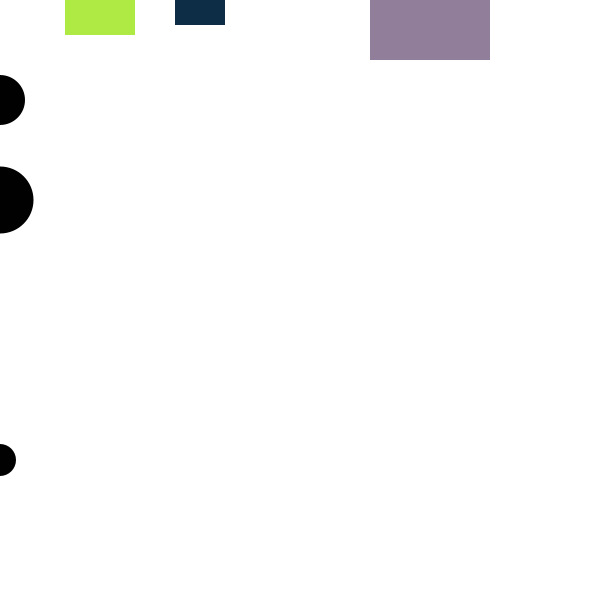
Frame 1 (no input)
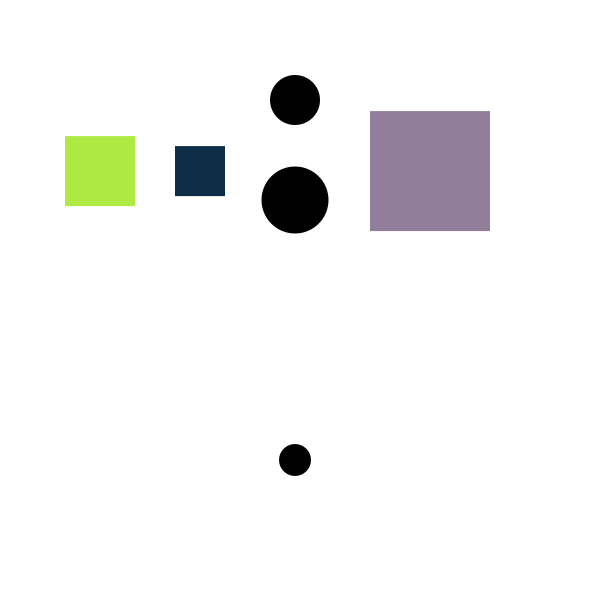
Frame 60 (the mouse pressed at the canvas centre just before this capture)
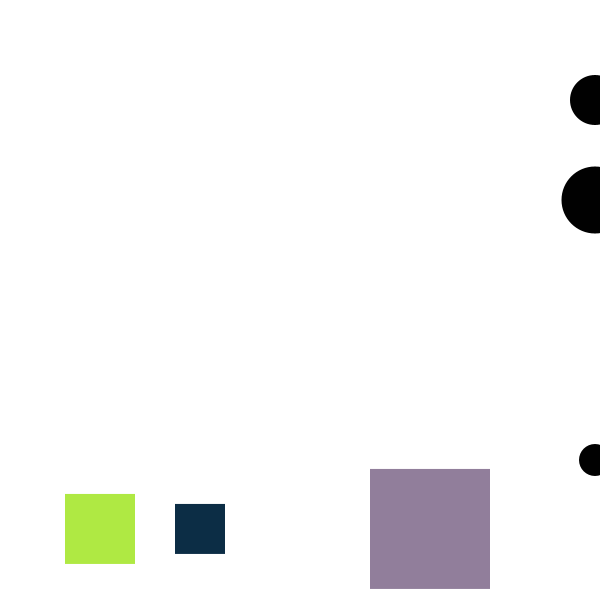
Frame 120 (the mouse held since frame 60 and released just before this capture)

The Processing sketch that drew these frames (run headless with seeded random() and noise(); from frame 60 on, the mouse is pressed at the canvas centre):

// Processing sketch: processing_42007
// ── processing_42007.pde

//variable boucing squares
float s = 100; // s location of the square
float y = 0; // y location of the square
float speed1 = 0;// speed of square
float gravity= 0.1;

//bouncing circles
float x= 0;
float speed = 5;


void setup(){
size(600,600);
smooth();

}

void draw() {
  background (255);
  
  
  //display circle
  noStroke();
  fill(1,255);
  ellipse(x,100,50,50);
  
  noStroke();
  fill(1,255);
  ellipse(x,460,32,32);
  
  noStroke();
  ellipse(x,200,67,67);
    x = x + speed; 
  if ((x > width || x< 0)) 
    speed = speed * -1;
  
  //display the square
  fill(175,233,67);
  noStroke();
  rectMode(CENTER);
  rect(s,y,70,70);
  
  fill(12,45,69);
  noStroke();
  rectMode(CENTER);
  rect(200,y,50,50);
  
  fill(145,126,155);
  noStroke();
  rect(430,y,120,120);

  y = y + speed1;
  
  speed1 = speed1 + gravity;
  
  //if square reaches the bottom
  //reverse speed
  if (y> height) {
    speed1 = speed1 * -0.95;
  }
}
